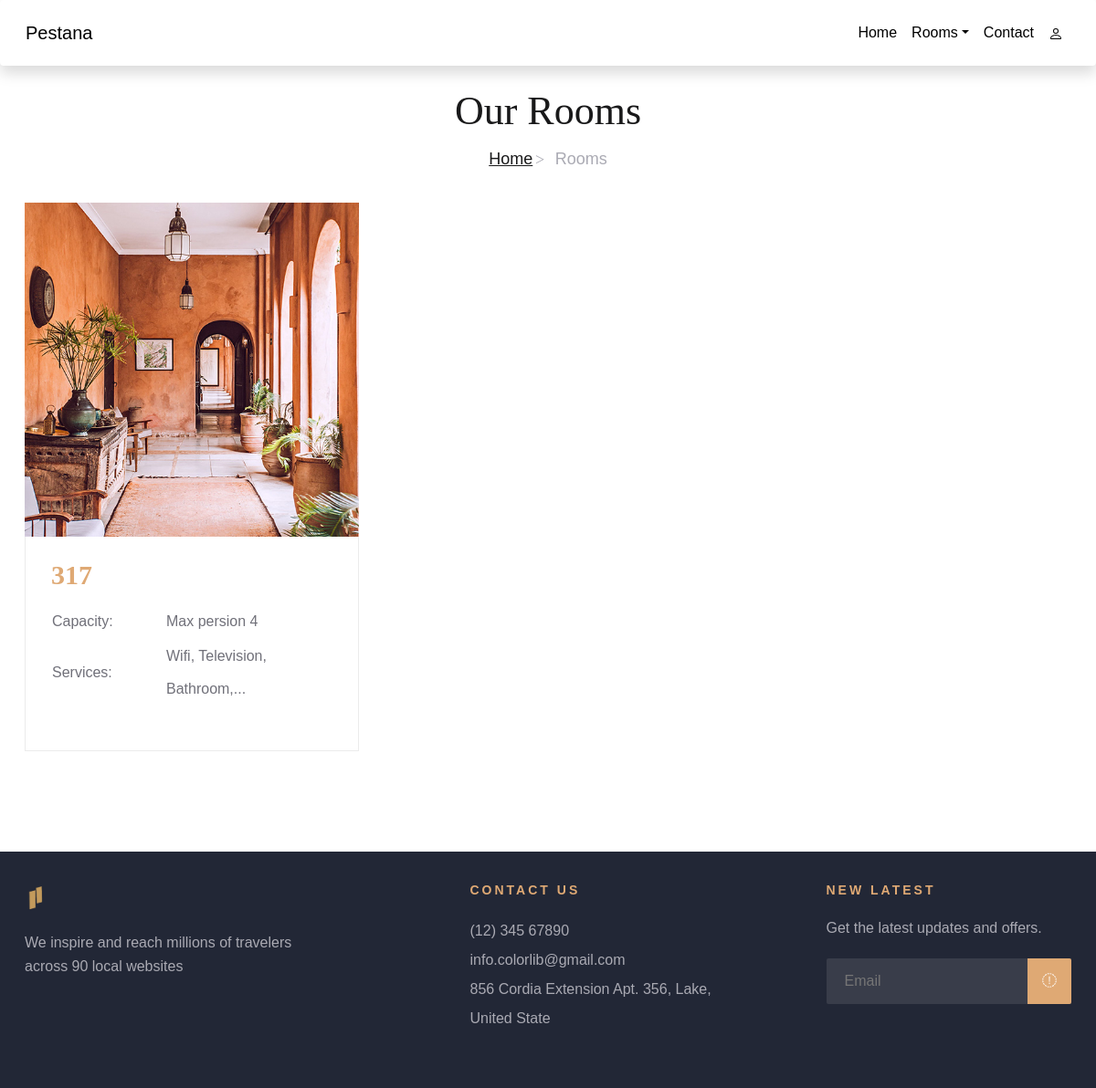
The app's page /Site/HH/roomsuite, older data.
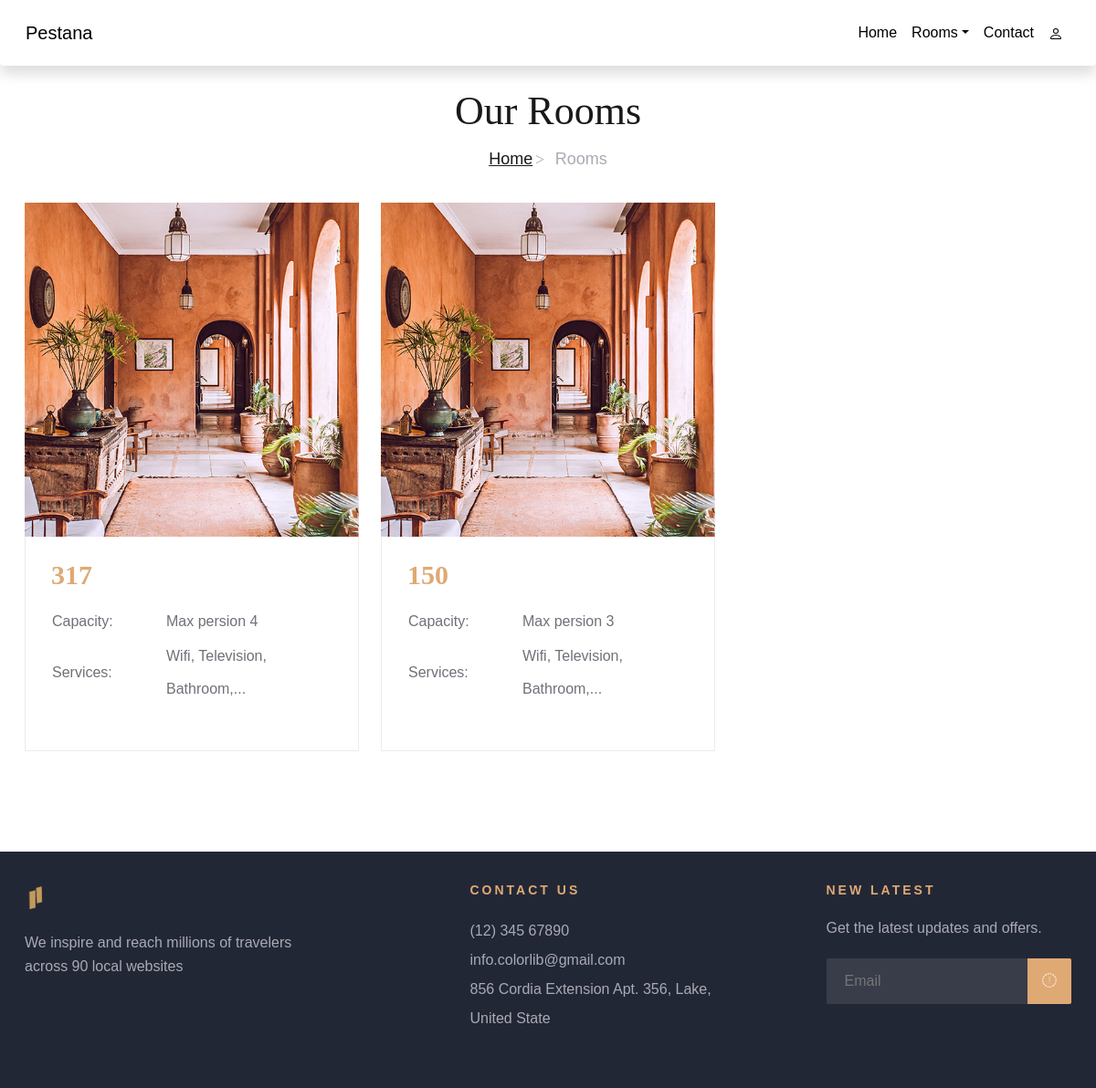
The same page, newer data.
### tables this page shows
CREATE TABLE `room` (
  `ChambreId` int(11) NOT NULL,
  `nombrepers` int(30) NOT NULL,
  `prix` float NOT NULL,
  `imageroom` varchar(20) NOT NULL,
  `typechambre` varchar(30) NOT NULL,
  `typedetype` varchar(20) NOT NULL
);

### Site/HH/controllers/HomeController.php (called while the page is built)
<?php
class HomeController{
    public function index($page){
        include('views/'.$page.'.php');
    }
}
?>

### Site/HH/autoload.php (called while the page is built, shortened)
<?php
function autoload($class_name){
    $array_paths = array(
        'database/',
        'app/classes/',
        'models/',
        'controllers/'
      );
    foreach($array_paths as $path){
        $file = sprintf($path.'%s.php',$class_name);
    }
}
?>

### Site/HH/database/DB.php (called while the page is built)
<?php
class DB{
    static public function connect(){
        $db=new PDO("mysql:host=localhost;dbname=rhotel","root","");
        $db->exec("set names utf8");
        $db->setAttribute(PDO::ATTR_ERRMODE,PDO::ERRMODE_WARNING);
        return $db;
    }
}
?>

### Site/HH/models/Room.php (called while the page is built, shortened)
<?php
class Room {
	static public function getAllsuite(){
		$stmt = DB::connect()->prepare('SELECT * FROM room where typechambre="suite" ');
		$stmt->execute();
		return $stmt->fetchAll();
	}
}

### Site/HH/controllers/RoomController.php (called while the page is built, shortened)
<?php
class RoomController{
	public function getAllroomsuite(){
		$room = Room::getAllsuite();
		return $room;
	}
	}
?>

### Site/HH/views/roomsuite.php (the view, shortened to what this page needs)
<?php
$data = new RoomController();
$rooms = $data->getAllroomsuite();
?>
 <div class="breadcrumb-section">
        <div class="container">
            <div class="row">
                <div class="col-lg-12">
                    <div class="breadcrumb-text">
                        <h2>Our Rooms</h2>
                        <div class="bt-option">
                            <a href="home">Home</a>
                            <span>Rooms</span>
                        </div>
                    </div>
                </div>
            </div>
        </div>
    </div>
 <section class="rooms-section spad">
        <div class="container">
            <div class="row">
            <?php foreach($rooms as $room):?>
                <div class="col-lg-4 col-md-6">
                    <div class="room-item">
                    <img src="./views/upload/<?php echo $room['imageroom'];?>" alt="">
                        <div class="ri-text">
                            <h3><?php echo $room['prix'];?></h3>
                            <table>
                                <tbody>
                                    <tr>
                                        <td class="r-o">Capacity:</td>
                                        <td>Max persion <?php echo $room['nombrepers'];?></td>
                                    </tr>
                                    <tr>
                                        <td class="r-o">Services:</td>
                                        <td>Wifi, Television, Bathroom,...</td>
                                    </tr>
                                </tbody>
                            </table>
                        </div>
                    </div>
                </div>
            <?php endforeach; ?>
            </div>
        </div>
    </section>

Row changes from the older to the newer data that the page shows:
added room: imageroom (picture), prix "150", nombrepers "3"
